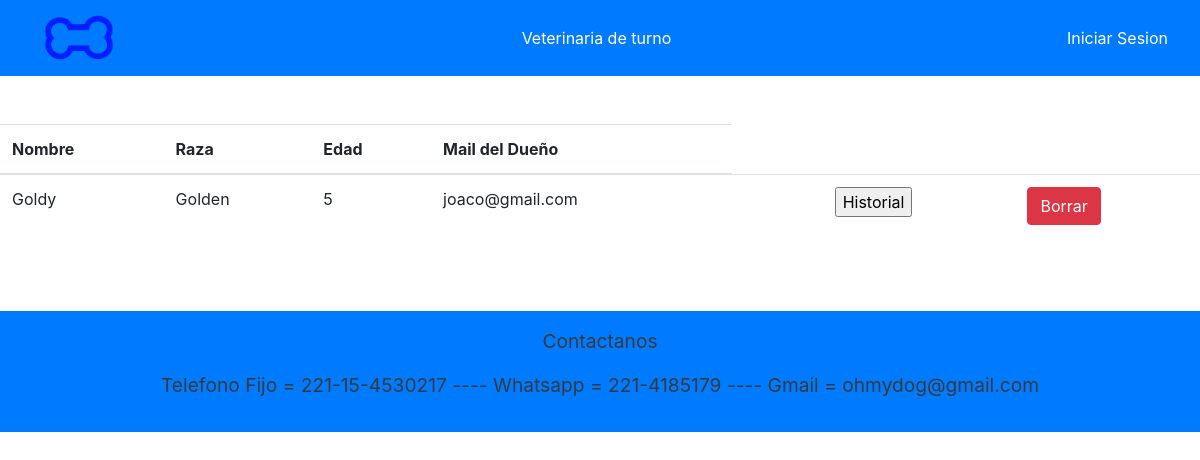
/losPerros, run on an earlier commit of the app's database.
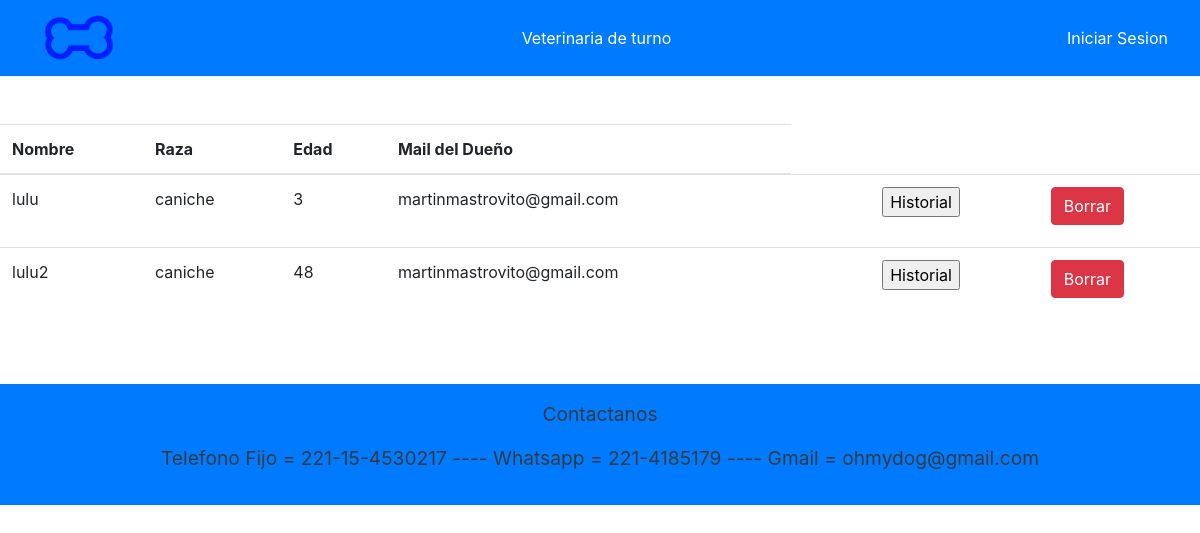
And on a later commit of the database.
### APP/models.py (models this page shows, shortened)
class Perro(models.Model):
    nombre = models.CharField(max_length=15)
    raza = models.CharField(max_length=30)
    edad = models.IntegerField(null=True,blank=True)
    peso = models.IntegerField( default=0)
    castrado = models.CharField(max_length=2, default='NO')
    sexo = models.CharField(max_length=15,null=True,blank=True)
    emailDueño = models.EmailField(max_length=30)
    tamaño = models.CharField(max_length=30,null=True)
    fechaNacimiento = models.DateField(default=timezone.now, null=True)

### APP/views.py (the view)
# urls.py: path('losPerros',views.losPerros,name='losPerros'),
def losPerros(request):
    lista = Perro.objects.all()
    context = {'context': lista,
               'usuario': usuario}
    return render(request, 'paginas/losPerros.html', context)

### APP/templates/paginas/losPerros.html (shortened to what this page needs)
{% extends 'paginas/base.html' %}
{% load static %}
{% block contenido %}
  <div class="d-flex justify-content-center flex-column align-items-center">
      {% if context|length == 0 %}
          <p>No hay Perros Registrados</p>
      {% else %}
      <table class="table">
          <thead>
            <tr>
              <th>Nombre</th>
              <th>Raza</th>
              <th>Edad</th>
              <th>Mail del Dueño</th>
            </tr>
          </thead>
          <tbody>
            {% for c in context %}
            {% if c.usuario != 'Veterinario' %}
            <tr>
              <form action="validate" method="post">
                <td>{{ c.nombre }}</td>
                <td>{{ c.raza }}</td>
                <td>{{ c.edad }}</td>
                <td>{{ c.emailDueño }}</td>
                <td><input type="hidden" value="{{c.nombre}}" name="nombre" ><br><br>
                <td><input type="hidden" value="{{c.emailDueño}}" name = "emailD"><br><br>
                <td><input type="submit" value="Historial">
                <td><a href="./borrarPerro/{{c.id}}" class="btn btn-danger">Borrar</a></td>
              </form>
              </tr>
            {% endif %}
            {% endfor %}
          </tbody>
      </table>
      {% endif %}
  </div>
{% endblock %}

What changed in the data, as far as the page shows it:
removed Perro: nombre "Goldy", raza "Golden", edad "5", emailDueño "joaco@gmail.com"
added Perro: nombre "lulu", raza "caniche", edad "3", emailDueño "martinmastrovito@gmail.com"
added Perro: nombre "lulu2", raza "caniche", edad "48", emailDueño "martinmastrovito@gmail.com"
